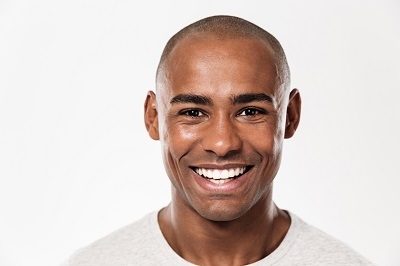
#> input picture DataSet/1.jpg, 400 x 266 px
$ python -i newMain.py   (imports and definitions only)
#> lines starting #> are read from the running program, lines starting #| are printed output that depends on the picture; after the words box and inside, x2 and y2 are one past the last pixel; in counts of white or black regions, pixels touching at a corner belong together
#> further down, picture is the input picture: shape (266, 400, 3); mean B, G, R 197.8, 203.4, 217.1
import streamlit as st
import cv2
import numpy as np
import os

# Title
# [1 line not run here, left out]

# Load Haar Cascade classifiers
face_cascade = cv2.CascadeClassifier("haarcascade_frontalface_default.xml")
eyes_cascade = cv2.CascadeClassifier("haarcascade_eye.xml")
smile_cascade = cv2.CascadeClassifier("haarcascade_smile.xml")

# Local image files
local_images = [
    "DataSet/1.jpg",
    "DataSet/2.jpg",
    "DataSet/3.jpg",
    "DataSet/4.jpg",
    "DataSet/5.jpg",
    "DataSet/6.jpg",
    "DataSet/7.jpg",
    "DataSet/8.jpg"
]

# Function to detect face, eyes, and smiles
def detect_features(img):
    imgGray = cv2.cvtColor(img, cv2.COLOR_BGR2GRAY)
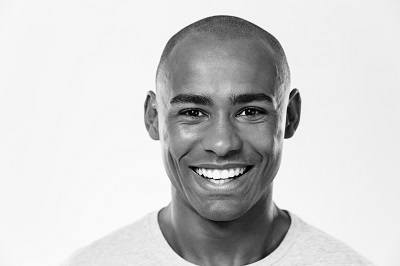
#> imgGray: shape (266, 400); min 0, max 255, mean 206.9
    faces = face_cascade.detectMultiScale(imgGray, scaleFactor=1.1, minNeighbors=15)
#> faces = [[149, 55, 143, 143]]

    for (x, y, w, h) in faces:
        cv2.rectangle(img, (x, y), (x + w, y + h), (0, 255, 0), 1)
        cv2.putText(img, 'Face', (x, y - 5), cv2.FONT_HERSHEY_SIMPLEX, 0.5, (0, 255, 0), 1)

        roi_gray = imgGray[y:y+h, x:x+w]
        roi_color = img[y:y+h, x:x+w]

        eyes = eyes_cascade.detectMultiScale(roi_gray, scaleFactor=1.2, minNeighbors=14)
        for (ex, ey, ew, eh) in eyes:
            cv2.rectangle(roi_color, (ex, ey), (ex + ew, ey + eh), (0, 0, 255), 2)
            cv2.putText(roi_color, 'Eye', (ex, ey - 5), cv2.FONT_HERSHEY_SIMPLEX, 0.4, (0, 0, 255), 1)

        smiles = smile_cascade.detectMultiScale(roi_gray, scaleFactor=1.6, minNeighbors=22)
        for (sx, sy, sw, sh) in smiles:
            cv2.rectangle(roi_color, (sx, sy), (sx + sw, sy + sh), (255, 0, 0), 2)
            cv2.putText(roi_color, 'Smile', (sx, sy - 5), cv2.FONT_HERSHEY_SIMPLEX, 0.4, (255, 0, 0), 1)
#> this loop made 1 pass
#> (x, y, w, h, eyes, smiles) on pass 1: (149, 55, 143, 143, [[78, 39, 41, 41], [20, 35, 47, 47]], [[25, 91, 92, 46]])
#> pass 1, in detect_features, `roi_gray = imgGray[y:y+h, x:x+w]`:
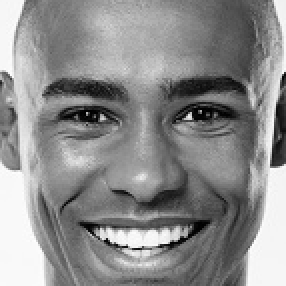
#> roi_gray: shape (143, 143) (shown 2 times larger); min 0, max 254, mean 139.9
#> pass 1, in detect_features, `roi_color = img[y:y+h, x:x+w]`:
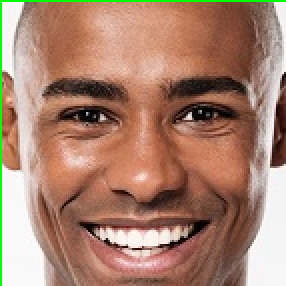
#> roi_color: shape (143, 143, 3) (shown 2 times larger); mean B, G, R 110.5, 130.2, 169
#> after the loop:
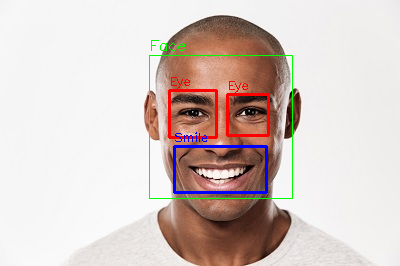
#> img: shape (266, 400, 3); 2.53% of pixels changed, all inside (x1, y1, x2, y2) = (149, 40, 293, 199)
#> after the loop:
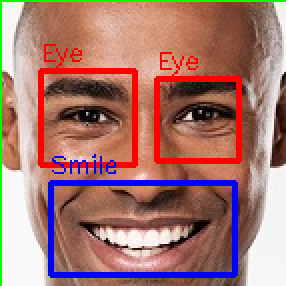
#> roi_color: shape (143, 143, 3) (shown 2 times larger); 9.99% of pixels changed, all inside (x1, y1, x2, y2) = (19, 22, 121, 139)

    return img

# File uploader
# [28 lines not run here, left out]

>>> import cv2
>>> picture = cv2.imread('DataSet/1.jpg')
>>> result = detect_features(picture)

$ run again, on DataSet/2.jpg
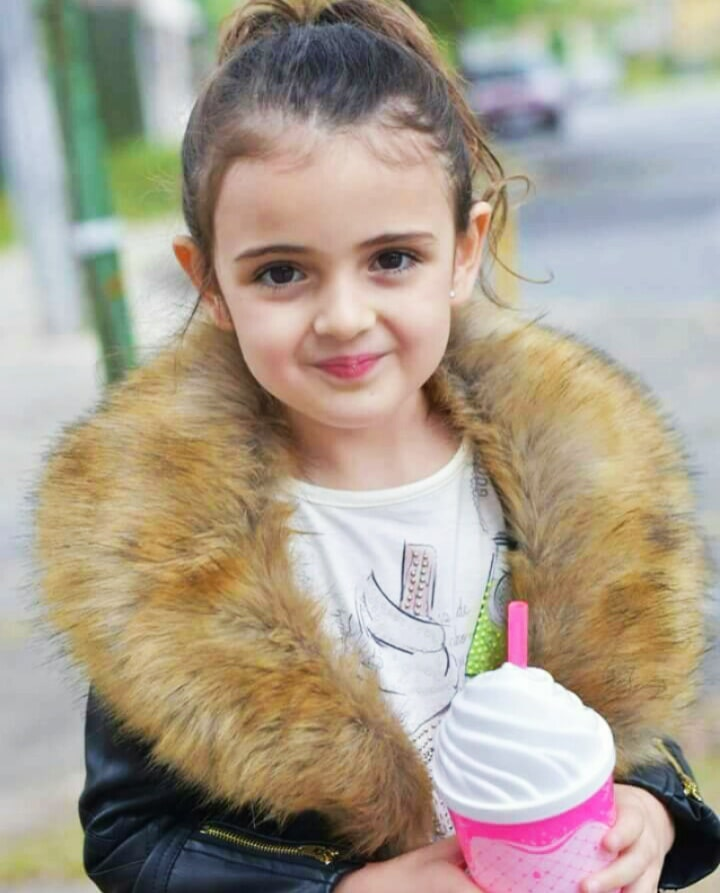
#> input picture DataSet/2.jpg, 720 x 893 px
#> picture is the input picture: shape (893, 720, 3); mean B, G, R 141.5, 157.5, 168.3
#> in detect_features, `imgGray = cv2.cvtColor(img, cv2.COLOR_BGR2GRAY)`:
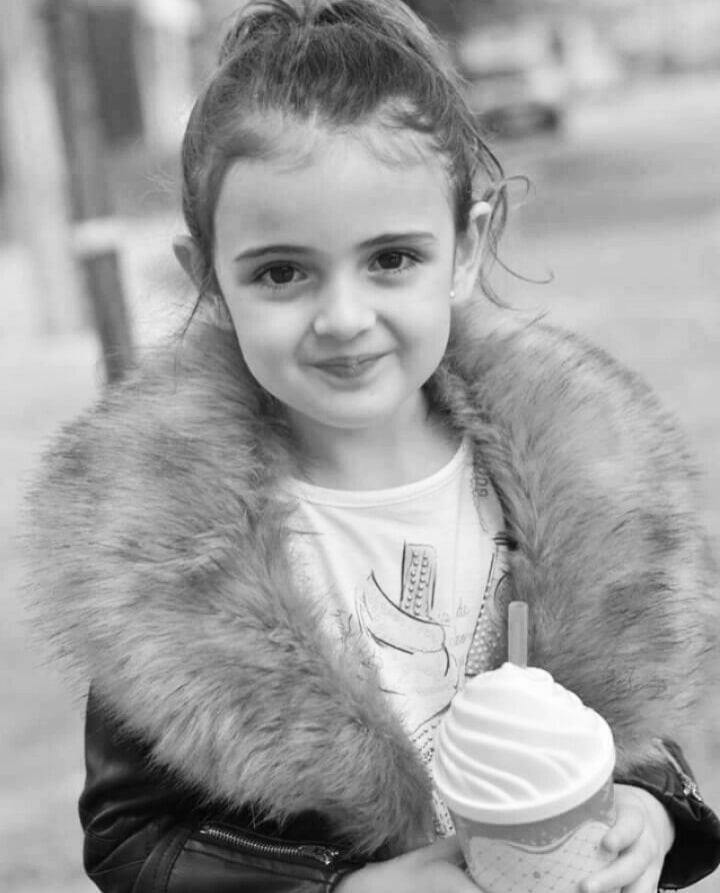
#> imgGray: shape (893, 720); min 1, max 255, mean 158.9
#> faces = [[178, 140, 323, 323]]
#> the loop in detect_features, `for (x, y, w, h) in faces:` made 1 pass
#> (x, y, w, h, eyes, smiles) on pass 1: (178, 140, 323, 323, [[68, 104, 63, 63], [178, 91, 62, 62]], [[98, 193, 147, 74]])
#> after the loop in detect_features, `for (x, y, w, h) in faces:`:
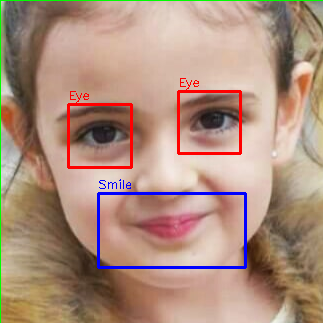
#> roi_color: shape (323, 323, 3); mean B, G, R 126.5, 143, 174.3

$ run again, on DataSet/3.jpg
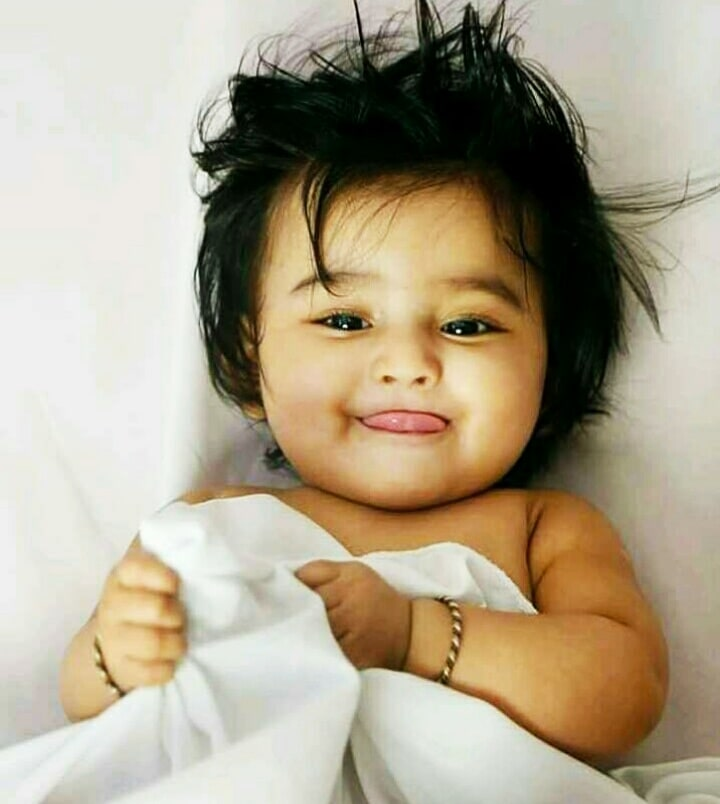
#> input picture DataSet/3.jpg, 720 x 804 px
#> picture is the input picture: shape (804, 720, 3); mean B, G, R 139.5, 162.5, 173.9
#> in detect_features, `imgGray = cv2.cvtColor(img, cv2.COLOR_BGR2GRAY)`:
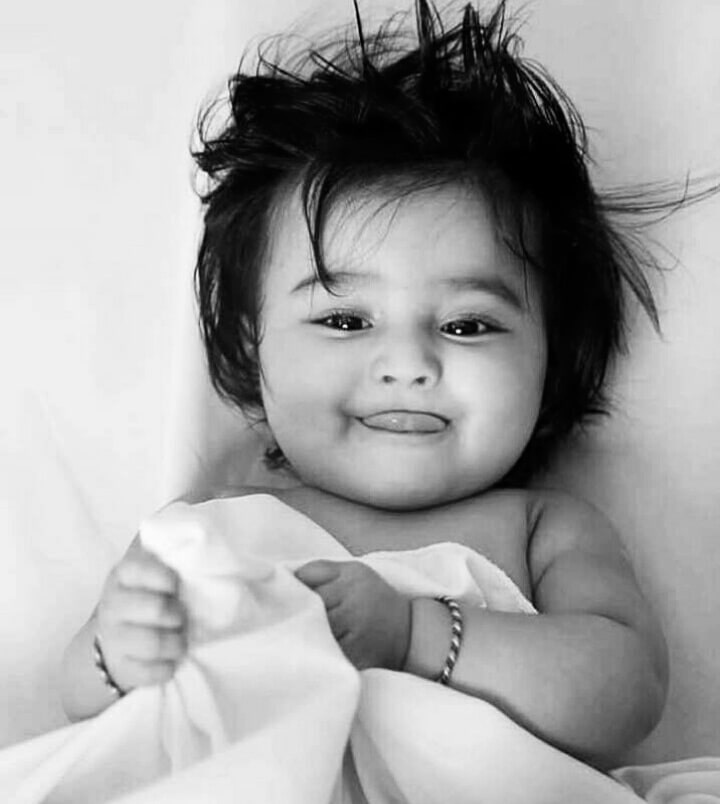
#> imgGray: shape (804, 720); min 0, max 254, mean 163.3
#> faces = [[103, 595, 91, 91], [228, 189, 342, 342]]
#> the loop in detect_features, `for (x, y, w, h) in faces:` made 2 passes
#> after the loop in detect_features, `for (x, y, w, h) in faces:`:
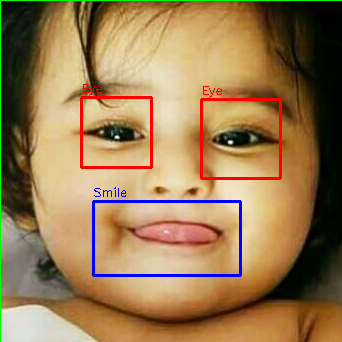
#> roi_color: shape (342, 342, 3); mean B, G, R 82.9, 122.7, 154
